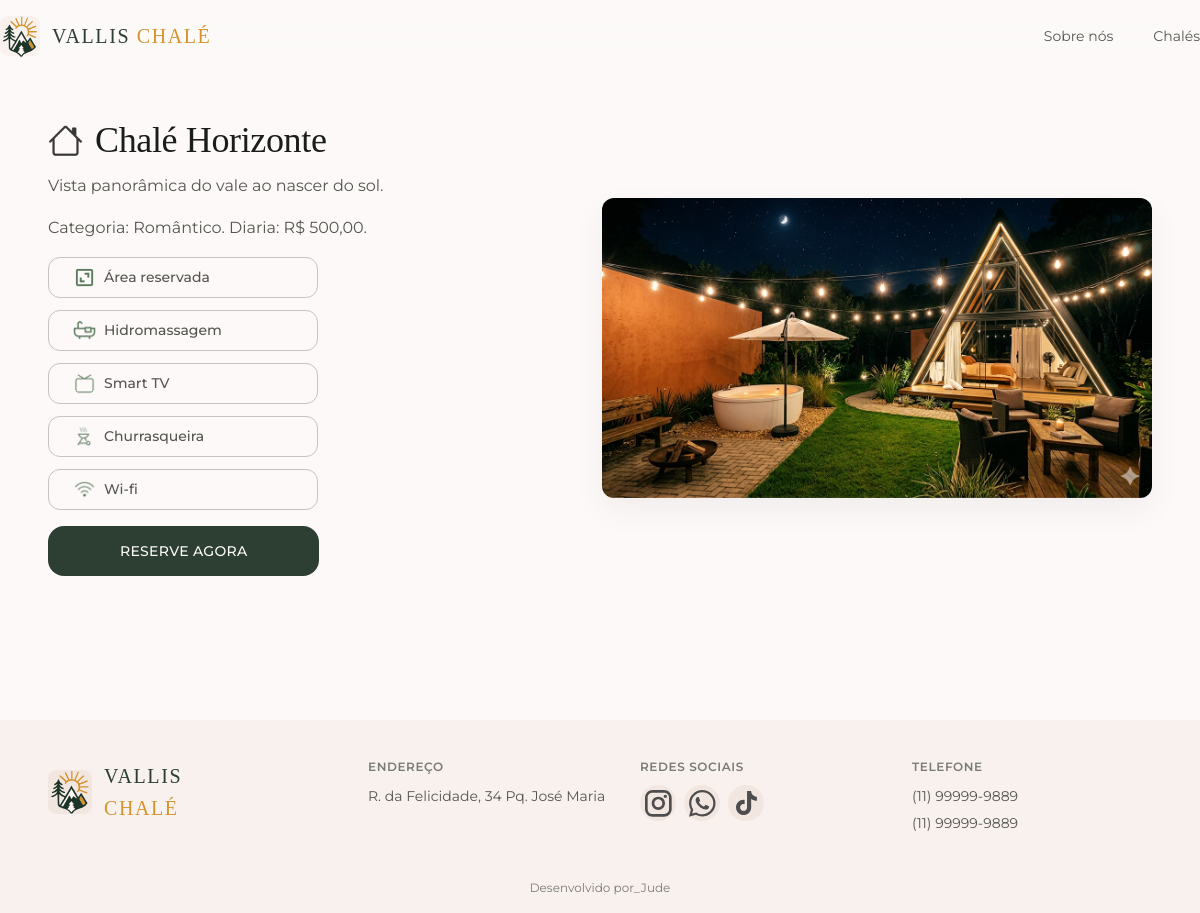
The app's page /pages/chale.php?id=6 with its own data.
### tables this page shows
CREATE TABLE chale (
    id INT AUTO_INCREMENT PRIMARY KEY,
    nome VARCHAR(100) NOT NULL,
    descricao TEXT,
    imagem_url VARCHAR(255),
    preco_diaria DECIMAL(10,2) NOT NULL,
    datas_disponiveis JSON,
    disponibilidade BOOLEAN DEFAULT TRUE,
    categoria_id INT,
    FOREIGN KEY (categoria_id) REFERENCES categorias_chale(id)
);

CREATE TABLE categorias_chale (
    id INT AUTO_INCREMENT PRIMARY KEY,
    nome VARCHAR(100) NOT NULL,
    descricao TEXT
);

### pages/chale.php (the view, shortened to what this page needs)
<?php
require_once '../config.php';
$chaleId = filter_input(INPUT_GET, 'id', FILTER_VALIDATE_INT);
$chale = null;
try {
    if ($chaleId) {
        $stmt = $pdo->prepare(
            'SELECT
                ch.*,
                cat.nome AS categoria_nome
             FROM chale ch
             LEFT JOIN categorias_chale cat ON ch.categoria_id = cat.id
             WHERE ch.id = :id'
        );
        $stmt->execute([':id' => $chaleId]);
        $chale = $stmt->fetch();
    }
} catch (PDOException $e) {
    $chale = null;
}
$chaleName = $chale['nome'] ?? 'Chale indisponivel';
$chaleDescription = $chale['descricao'] ?? 'Este chale ainda nao esta disponivel para exibicao.';
$chaleImage = ($chale && !empty($chale['imagem_url']))
    ? '../src/assets/img/' . ltrim($chale['imagem_url'], '/')
    : '../src/assets/img/placeholder.png';
$chalePrice = $chale ? number_format((float) ($chale['preco_diaria'] ?? 0), 2, ',', '.') : null;
$chaleCategory = $chale['categoria_nome'] ?? null;
?>
<!DOCTYPE html>
<html lang="en">
<head>
  <link rel="stylesheet" href="../frontEnd/styles/tokens.css" />
  <link rel="stylesheet" href="../frontEnd/styles/global.css" />
  <link rel="stylesheet" href="../frontEnd/styles/sections/nav.css" />
  <link rel="stylesheet" href="../frontEnd/styles/sections/hero.css" />
  <link rel="stylesheet" href="../frontEnd/styles/sections/footer.css" />
  <link rel="stylesheet" href="../frontEnd/styles/sections/reservas.css">
</head>
<body>
<?php include "../frontEnd/includes/nav.inc.php"; ?>
  <div class="container hospedagens__grid">
    <div class="hospedagens__content">
      <div class="hospedagens__header">
        <img src="../src/assets/img/bi_house.png" class="hospedagens__icon-title" alt="">
        <h2 class="hospedagens__title"><?= htmlspecialchars($chaleName, ENT_QUOTES, 'UTF-8') ?></h2>
      </div>
      <p class="hospedagens__text">
        <?= htmlspecialchars($chaleDescription, ENT_QUOTES, 'UTF-8') ?>
      </p>
      <?php if ($chalePrice || $chaleCategory): ?>
        <p class="hospedagens__text">
          <?php if ($chaleCategory): ?>
            Categoria: <?= htmlspecialchars($chaleCategory, ENT_QUOTES, 'UTF-8') ?>.
          <?php endif; ?>
          <?php if ($chalePrice): ?>
            Diaria: R$ <?= $chalePrice ?>.
          <?php endif; ?>
        </p>
      <?php endif; ?>
      <div class="hospedagens__amenities">
        <div class="amenity-item">
          <img src="../src//assets/img/bx_area.png" alt=""> <span>Área reservada</span>
        </div>
        <div class="amenity-item">
          <img src="../src/assets/img/ph_bathtub.png" alt=""> <span>Hidromassagem</span>
        </div>
        <div class="amenity-item">
          <img src="../src//assets/img/mynaui_tv.png" alt=""> <span>Smart TV</span>
        </div>
        <div class="amenity-item">
          <img src="../src//assets/img/material-symbols-light_outdoor-grill-outline.png" alt=""> <span>Churrasqueira</span>
        </div>
        <div class="amenity-item">
          <img src="../src/assets/img/proicons_wi-fi.png" alt=""> <span>Wi-fi</span>
        </div>
      </div>
     <a href="<?= BASE_URL ?>/pages/reservar.php<?= $chale ? '?id_chale=' . (int) $chale['id'] : '' ?>">
       <button class="btn btn-reserve-now">RESERVE AGORA</button>
     </a>
    </div>
    <div class="hospedagens__visual">
      <img src="<?= htmlspecialchars($chaleImage, ENT_QUOTES, 'UTF-8') ?>" alt="Vista externa do <?= htmlspecialchars($chaleName, ENT_QUOTES, 'UTF-8') ?>" class="hospedagens__main-image">
    </div>
  </div>
<?php include "../frontEnd/includes/footer.inc.php"; ?>
</body>
</html>

### frontEnd/styles/tokens.css (style rules this page uses)
:root { --primary: #2D3E33; --primary-container: #4a6350; --on-primary: #fcf9f8; --secondary: #D5932E; --secondary-container: #d9b67a; --on-secondary: #fcf9f8; --accent: #f4c65a; --accent-hover: #e8b73e; --surface: #fcf9f8; --surface-dim: #f5ebe6; --surface-bright: #ffffff; --surface-container-lowest: #ffffff; --surface-container-low: #f8f1ed; --surface-container: #f2e7e0; --surface-container-high: #ecdcd1; --surface-container-highest: #e3cfc2; --light-start: #ffffff; --light-end: #e0e0e0; --light-text: #333333; --surface-variant: #e0d8d2; --on-surface: #1b1c1c; --on-surface-variant: #55564f; --on-surface-muted: #7a7b74; --outline: #85857e; --outline-variant: #c5c4be; --shadow-ambient: 0px 20px 40px rgba(27, 28, 28, 0.06); --shadow-soft: 0px 12px 32px rgba(27, 28, 28, 0.05); --radius-sm: 0.375rem; --radius-md: 0.5rem; --radius-lg: 0.625rem; --radius-xl: 0.75rem; --radius-2xl: 1rem; --radius-pill: 999px; --font-heading: "Libre Baskerville", Georgia, "Times New Roman", serif; --font-body: "Montserrat", -apple-system, BlinkMacSystemFont, "Segoe UI", sans-serif; --display-lg: clamp(2.5rem, 5vw + 1rem, 4.5rem); --display-md: clamp(2rem, 3.5vw + 1rem, 3.25rem); --display-sm: clamp(1.75rem, 2vw + 1rem, 2.25rem); --title-lg: 1.5rem; --title-md: 1.25rem; --body-lg: 1.125rem; --body-md: 1rem; --body-sm: 0.875rem; --label-md: 0.75rem; --space-1: 0.25rem; --space-2: 0.5rem; --space-3: 0.75rem; --space-4: 1rem; --space-5: 1.5rem; --space-6: 2rem; --space-7: 2.5rem; --space-8: 3rem; --space-9: 4rem; --space-10: 6rem; --space-11: 8rem; --container-max: 1200px; --container-gutter: clamp(2rem, 4vw, 3rem); }

### frontEnd/styles/global.css (style rules this page uses)
*, *::before, *::after { box-sizing: border-box; }
html { scroll-behavior: smooth; }
body { margin: 0; font-family: var(--font-body); font-size: var(--body-md); line-height: 1.6; color: var(--on-surface); background-color: var(--surface); -webkit-font-smoothing: antialiased; text-rendering: optimizeLegibility; }
img { max-width: 100%; display: block; border-radius: var(--radius-xl); }
a { color: inherit; text-decoration: none; }
h1, h2, h3, h4 { font-family: var(--font-heading); font-weight: 500; color: var(--on-surface); line-height: 1.15; letter-spacing: -0.01em; margin: 0; }
p { margin: 0 0 var(--space-4); color: var(--on-surface-variant); }
.container { width: 100%; max-width: var( --container-max ); margin: 0 auto; padding: 0 var(--container-gutter); }
.btn { display: inline-flex; align-items: center; justify-content: center; gap: var(--space-3); padding: 0.35rem 4rem; font-family: var(--font-body); font-size: var(--body-sm); font-weight: 500; letter-spacing: 0.02em; border: none; border-radius: var(--radius-2xl); cursor: pointer; transition: transform 180ms ease, background-color 180ms ease, box-shadow 180ms ease; text-transform: uppercase; }

### frontEnd/styles/sections/reservas.css (style rules this page uses)
.hospedagens__grid { display: flex; justify-content: space-between; gap: var(--space-3); margin-bottom: var(--space-10); padding: var(--space-8); align-items: center; }
.hospedagens__header { display: flex; margin-bottom: var(--space-3); align-items: center; }
.hospedagens__icon-title { width: 35px; height: 35px; margin-right: var(--space-3); object-fit: contain; flex-shrink: 0; }
.hospedagens__title { font-size: var(--display-sm); font-family: var(--font-heading); color: var(--on-surface); }
.hospedagens__text { max-width: 48ch; margin-bottom: var(--space-4); }
.hospedagens__amenities { display: flex; flex-direction: column; gap: var(--space-3); margin-bottom: var(--space-4); }
.amenity-item { display: flex; align-items: center; gap: var(--space-2); padding: 0.5rem 1.5rem; border: 1.5px solid var(--outline-variant); border-radius: var(--radius-xl); font-size: var(--body-sm); color: var(--on-surface-variant); width: 270px; }
.amenity-item { display: flex; align-items: center; gap: var(--space-2); padding: 0.5rem 1.5rem; border: 1.5px solid var(--outline-variant); border-radius: var(--radius-xl); font-weight: 500; font-size: var(--body-sm); color: var(--on-surface-variant); width: 270px; transition: all 0.3s ease; cursor: default; }
.amenity-item img { width: 23px; height: 23px; }
.btn-reserve-now { background: var(--primary); color: var(--on-primary); padding: 1rem 4.5rem; font-size: var(--body-sm); transition: background 0.3s ease, transform 0.2s ease; cursor: pointer; border: none; border-radius: var(--radius-2xl); }
.hospedagens__main-image { width: 100%; height: auto; max-width: 550px;; object-fit: cover; box-shadow: var(--shadow-soft); }

### records on screen
chale: nome "Chalé Horizonte", descricao "Vista panorâmica do vale ao nascer do sol.", categoria.nome "Romântico", preco_diaria "500,00", imagem_url (picture)
